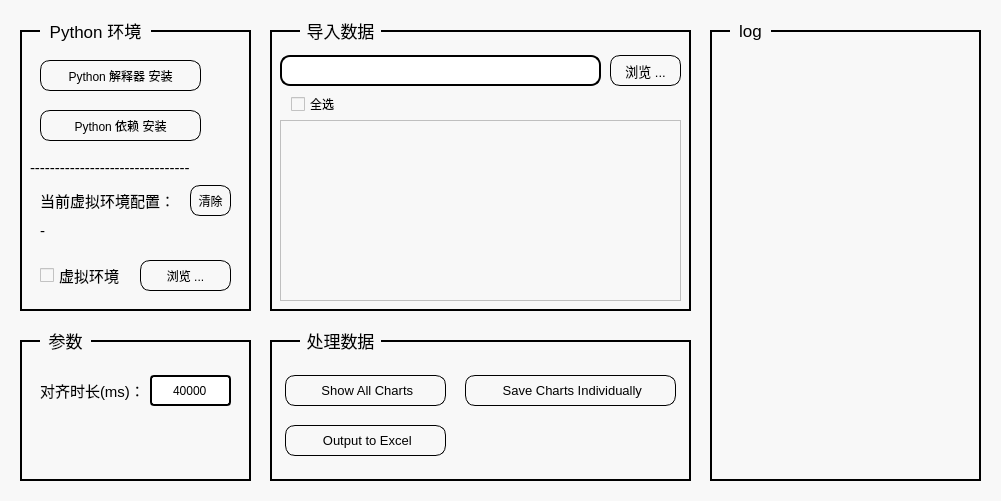
<?xml version="1.0" encoding="UTF-8"?>
<ui version="4.0">
 <class>MainWindow</class>
 <widget class="QMainWindow" name="MainWindow">
  <property name="geometry">
   <rect>
    <x>0</x>
    <y>0</y>
    <width>1001</width>
    <height>501</height>
   </rect>
  </property>
  <property name="minimumSize">
   <size>
    <width>1001</width>
    <height>501</height>
   </size>
  </property>
  <property name="maximumSize">
   <size>
    <width>1001</width>
    <height>501</height>
   </size>
  </property>
  <property name="windowTitle">
   <string>MseedProcess</string>
  </property>
  <property name="styleSheet">
   <string notr="true">background-color: rgb(248,248,248);</string>
  </property>
  <widget class="QWidget" name="centralwidget">
   <widget class="QPushButton" name="button_virtual_env_choose">
    <property name="geometry">
     <rect>
      <x>140</x>
      <y>260</y>
      <width>91</width>
      <height>31</height>
     </rect>
    </property>
    <property name="styleSheet">
     <string notr="true">QPushButton {
	border-radius: 10px;
	border: 1px solid;
	background-color: rgb(248,248,248);
	font-size: 12px;
}

QPushButton:hover {
	border-radius: 10px;
	border: 1px solid;
	background-color: rgb(238,238,238);
	font-size: 13px;
}

QPushButton:pressed {
	border-radius: 10px;
	border: 1px solid blue;
	background-color: rgb(238,238,238);
	font-size: 11px;
}</string>
    </property>
    <property name="text">
     <string>浏览 ...</string>
    </property>
   </widget>
   <widget class="QLineEdit" name="input_mseed_path">
    <property name="geometry">
     <rect>
      <x>280</x>
      <y>55</y>
      <width>321</width>
      <height>31</height>
     </rect>
    </property>
    <property name="font">
     <font>
      <family>Calibri</family>
      <pointsize>12</pointsize>
     </font>
    </property>
    <property name="styleSheet">
     <string notr="true">QLineEdit {
    border: 2px solid;
    border-radius: 10px;
    background: white;
    selection-background-color: green;
}
 
QLineEdit:hover {
    border: 2px solid blue;  
}</string>
    </property>
    <property name="readOnly">
     <bool>true</bool>
    </property>
   </widget>
   <widget class="QPushButton" name="button_set_mseed_path">
    <property name="geometry">
     <rect>
      <x>610</x>
      <y>55</y>
      <width>71</width>
      <height>31</height>
     </rect>
    </property>
    <property name="font">
     <font>
      <pointsize>-1</pointsize>
     </font>
    </property>
    <property name="styleSheet">
     <string notr="true">QPushButton {
	border-radius: 10px;
	border: 1px solid;
	background-color: rgb(248,248,248);
	font-size: 13px;
}

QPushButton:hover {
	border-radius: 10px;
	border: 1px solid;
	background-color: rgb(238,238,238);
	font-size: 14px;
}

QPushButton:pressed {
	border-radius: 10px;
	border: 1px solid blue;
	background-color: rgb(238,238,238);
	font-size: 12px;
}</string>
    </property>
    <property name="text">
     <string>浏览 ...</string>
    </property>
   </widget>
   <widget class="QLabel" name="label_text_argument">
    <property name="geometry">
     <rect>
      <x>40</x>
      <y>320</y>
      <width>51</width>
      <height>41</height>
     </rect>
    </property>
    <property name="font">
     <font>
      <pointsize>13</pointsize>
     </font>
    </property>
    <property name="styleSheet">
     <string notr="true">background-color: rgb(248, 248, 248);</string>
    </property>
    <property name="text">
     <string>参数</string>
    </property>
    <property name="alignment">
     <set>Qt::AlignCenter</set>
    </property>
   </widget>
   <widget class="QLabel" name="label_frame_argument">
    <property name="geometry">
     <rect>
      <x>20</x>
      <y>340</y>
      <width>231</width>
      <height>141</height>
     </rect>
    </property>
    <property name="font">
     <font>
      <pointsize>9</pointsize>
     </font>
    </property>
    <property name="styleSheet">
     <string notr="true">background-color: rgb(248,248,248);
border: 2px solid;</string>
    </property>
    <property name="text">
     <string/>
    </property>
   </widget>
   <widget class="QPushButton" name="button_show_pyplot">
    <property name="geometry">
     <rect>
      <x>285</x>
      <y>375</y>
      <width>161</width>
      <height>31</height>
     </rect>
    </property>
    <property name="font">
     <font>
      <pointsize>-1</pointsize>
     </font>
    </property>
    <property name="styleSheet">
     <string notr="true">QPushButton {
	border-radius: 10px;
	border: 1px solid;
	background-color: rgb(248,248,248);
	font-size: 13px;
}

QPushButton:hover {
	border-radius: 10px;
	border: 1px solid;
	background-color: rgb(238,238,238);
	font-size: 14px;
}

QPushButton:pressed {
	border-radius: 10px;
	border: 1px solid blue;
	background-color: rgb(238,238,238);
	font-size: 12px;
}</string>
    </property>
    <property name="text">
     <string> Show All Charts</string>
    </property>
    <property name="icon">
     <iconset>
      <normalon>:/button/resource/plotshow.svg</normalon>
     </iconset>
    </property>
    <property name="iconSize">
     <size>
      <width>24</width>
      <height>24</height>
     </size>
    </property>
   </widget>
   <widget class="QLabel" name="label_python_env">
    <property name="geometry">
     <rect>
      <x>40</x>
      <y>185</y>
      <width>131</width>
      <height>31</height>
     </rect>
    </property>
    <property name="font">
     <font>
      <pointsize>11</pointsize>
     </font>
    </property>
    <property name="text">
     <string>当前虚拟环境配置：</string>
    </property>
    <property name="textFormat">
     <enum>Qt::AutoText</enum>
    </property>
    <property name="margin">
     <number>0</number>
    </property>
   </widget>
   <widget class="QLabel" name="label_text_log">
    <property name="geometry">
     <rect>
      <x>730</x>
      <y>20</y>
      <width>41</width>
      <height>21</height>
     </rect>
    </property>
    <property name="font">
     <font>
      <pointsize>13</pointsize>
     </font>
    </property>
    <property name="styleSheet">
     <string notr="true">background-color: rgb(248, 248, 248);</string>
    </property>
    <property name="text">
     <string>log</string>
    </property>
    <property name="alignment">
     <set>Qt::AlignCenter</set>
    </property>
   </widget>
   <widget class="QCheckBox" name="checkBox_virtual_env">
    <property name="geometry">
     <rect>
      <x>40</x>
      <y>260</y>
      <width>91</width>
      <height>31</height>
     </rect>
    </property>
    <property name="font">
     <font>
      <pointsize>11</pointsize>
     </font>
    </property>
    <property name="text">
     <string>虚拟环境</string>
    </property>
   </widget>
   <widget class="QTextBrowser" name="textBrowser_log">
    <property name="geometry">
     <rect>
      <x>710</x>
      <y>30</y>
      <width>271</width>
      <height>451</height>
     </rect>
    </property>
    <property name="font">
     <font>
      <pointsize>11</pointsize>
     </font>
    </property>
    <property name="styleSheet">
     <string notr="true">background-color: rgb(248,248,248);
border: 2px solid;</string>
    </property>
   </widget>
   <widget class="QLabel" name="label_alignment_count">
    <property name="geometry">
     <rect>
      <x>40</x>
      <y>380</y>
      <width>101</width>
      <height>21</height>
     </rect>
    </property>
    <property name="font">
     <font>
      <pointsize>11</pointsize>
     </font>
    </property>
    <property name="text">
     <string>对齐时长(ms)：</string>
    </property>
   </widget>
   <widget class="QPushButton" name="button_interpreter_install">
    <property name="geometry">
     <rect>
      <x>40</x>
      <y>60</y>
      <width>161</width>
      <height>31</height>
     </rect>
    </property>
    <property name="styleSheet">
     <string notr="true">QPushButton {
	border-radius: 10px;
	border: 1px solid;
	background-color: rgb(248,248,248);
	font-size: 12px;
}

QPushButton:hover {
	border-radius: 10px;
	border: 1px solid;
	background-color: rgb(238,238,238);
	font-size: 13px;
}

QPushButton:pressed {
	border-radius: 10px;
	border: 1px solid blue;
	background-color: rgb(238,238,238);
	font-size: 11px;
}</string>
    </property>
    <property name="text">
     <string>Python 解释器 安装</string>
    </property>
   </widget>
   <widget class="QPushButton" name="button_dependency_install">
    <property name="geometry">
     <rect>
      <x>40</x>
      <y>110</y>
      <width>161</width>
      <height>31</height>
     </rect>
    </property>
    <property name="styleSheet">
     <string notr="true">QPushButton {
	border-radius: 10px;
	border: 1px solid;
	background-color: rgb(248,248,248);
	font-size: 12px;
}

QPushButton:hover {
	border-radius: 10px;
	border: 1px solid;
	background-color: rgb(238,238,238);
	font-size: 13px;
}

QPushButton:pressed {
	border-radius: 10px;
	border: 1px solid blue;
	background-color: rgb(238,238,238);
	font-size: 11px;
}</string>
    </property>
    <property name="text">
     <string>Python 依赖 安装</string>
    </property>
   </widget>
   <widget class="QLabel" name="label_python_env_value">
    <property name="geometry">
     <rect>
      <x>40</x>
      <y>215</y>
      <width>191</width>
      <height>31</height>
     </rect>
    </property>
    <property name="font">
     <font>
      <pointsize>11</pointsize>
     </font>
    </property>
    <property name="text">
     <string>-</string>
    </property>
    <property name="textFormat">
     <enum>Qt::AutoText</enum>
    </property>
    <property name="margin">
     <number>0</number>
    </property>
   </widget>
   <widget class="QLabel" name="label_frame_pyenv">
    <property name="geometry">
     <rect>
      <x>20</x>
      <y>30</y>
      <width>231</width>
      <height>281</height>
     </rect>
    </property>
    <property name="font">
     <font>
      <pointsize>9</pointsize>
     </font>
    </property>
    <property name="styleSheet">
     <string notr="true">background-color: rgb(248,248,248);
border: 2px solid;</string>
    </property>
    <property name="text">
     <string/>
    </property>
   </widget>
   <widget class="QLabel" name="label_text_pyenv">
    <property name="geometry">
     <rect>
      <x>40</x>
      <y>10</y>
      <width>111</width>
      <height>41</height>
     </rect>
    </property>
    <property name="font">
     <font>
      <pointsize>13</pointsize>
     </font>
    </property>
    <property name="styleSheet">
     <string notr="true">background-color: rgb(248, 248, 248);</string>
    </property>
    <property name="text">
     <string>Python 环境</string>
    </property>
    <property name="alignment">
     <set>Qt::AlignCenter</set>
    </property>
   </widget>
   <widget class="QLabel" name="label_line_1">
    <property name="geometry">
     <rect>
      <x>30</x>
      <y>160</y>
      <width>211</width>
      <height>16</height>
     </rect>
    </property>
    <property name="font">
     <font>
      <pointsize>11</pointsize>
     </font>
    </property>
    <property name="text">
     <string>--------------------------------</string>
    </property>
    <property name="textFormat">
     <enum>Qt::AutoText</enum>
    </property>
    <property name="margin">
     <number>0</number>
    </property>
   </widget>
   <widget class="QLabel" name="label_interpreter_check">
    <property name="geometry">
     <rect>
      <x>210</x>
      <y>65</y>
      <width>21</width>
      <height>21</height>
     </rect>
    </property>
    <property name="text">
     <string/>
    </property>
    <property name="pixmap">
     <pixmap resource="../resource.qrc">:/py_check/resource/error.png</pixmap>
    </property>
    <property name="scaledContents">
     <bool>true</bool>
    </property>
   </widget>
   <widget class="QLabel" name="label_dependency_check">
    <property name="geometry">
     <rect>
      <x>210</x>
      <y>115</y>
      <width>21</width>
      <height>21</height>
     </rect>
    </property>
    <property name="text">
     <string/>
    </property>
    <property name="pixmap">
     <pixmap resource="../resource.qrc">:/py_check/resource/error.png</pixmap>
    </property>
    <property name="scaledContents">
     <bool>true</bool>
    </property>
   </widget>
   <widget class="QPushButton" name="button_virtual_env_clear">
    <property name="geometry">
     <rect>
      <x>190</x>
      <y>185</y>
      <width>41</width>
      <height>31</height>
     </rect>
    </property>
    <property name="styleSheet">
     <string notr="true">QPushButton {
	border-radius: 10px;
	border: 1px solid;
	background-color: rgb(248,248,248);
	font-size: 12px;
}

QPushButton:hover {
	border-radius: 10px;
	border: 1px solid;
	background-color: rgb(238,238,238);
	font-size: 13px;
}

QPushButton:pressed {
	border-radius: 10px;
	border: 1px solid blue;
	background-color: rgb(238,238,238);
	font-size: 11px;
}</string>
    </property>
    <property name="text">
     <string>清除</string>
    </property>
   </widget>
   <widget class="QSpinBox" name="spinBox_alignment_count">
    <property name="geometry">
     <rect>
      <x>150</x>
      <y>375</y>
      <width>81</width>
      <height>31</height>
     </rect>
    </property>
    <property name="styleSheet">
     <string notr="true">QSpinBox {
    border: 2px solid;
    border-radius: 4px;
    background: white;
    selection-background-color: green;
}
 
QSpinBox:hover {
    border: 2px solid blue;  
}</string>
    </property>
    <property name="alignment">
     <set>Qt::AlignCenter</set>
    </property>
    <property name="buttonSymbols">
     <enum>QAbstractSpinBox::NoButtons</enum>
    </property>
    <property name="keyboardTracking">
     <bool>true</bool>
    </property>
    <property name="minimum">
     <number>35000</number>
    </property>
    <property name="maximum">
     <number>120000</number>
    </property>
    <property name="value">
     <number>40000</number>
    </property>
   </widget>
   <widget class="QLabel" name="label_frame_load_data">
    <property name="geometry">
     <rect>
      <x>270</x>
      <y>30</y>
      <width>421</width>
      <height>281</height>
     </rect>
    </property>
    <property name="styleSheet">
     <string notr="true">background-color: rgb(248,248,248);
border: 2px solid;</string>
    </property>
    <property name="text">
     <string/>
    </property>
   </widget>
   <widget class="QLabel" name="label_text_load_data">
    <property name="geometry">
     <rect>
      <x>300</x>
      <y>10</y>
      <width>81</width>
      <height>41</height>
     </rect>
    </property>
    <property name="font">
     <font>
      <pointsize>13</pointsize>
     </font>
    </property>
    <property name="styleSheet">
     <string notr="true">background-color: rgb(248, 248, 248);</string>
    </property>
    <property name="text">
     <string>导入数据</string>
    </property>
    <property name="alignment">
     <set>Qt::AlignCenter</set>
    </property>
   </widget>
   <widget class="QLabel" name="label_text_process_data">
    <property name="geometry">
     <rect>
      <x>300</x>
      <y>320</y>
      <width>81</width>
      <height>41</height>
     </rect>
    </property>
    <property name="font">
     <font>
      <pointsize>13</pointsize>
     </font>
    </property>
    <property name="styleSheet">
     <string notr="true">background-color: rgb(248, 248, 248);</string>
    </property>
    <property name="text">
     <string>处理数据</string>
    </property>
    <property name="alignment">
     <set>Qt::AlignCenter</set>
    </property>
   </widget>
   <widget class="QLabel" name="label_frame_process_data">
    <property name="geometry">
     <rect>
      <x>270</x>
      <y>340</y>
      <width>421</width>
      <height>141</height>
     </rect>
    </property>
    <property name="styleSheet">
     <string notr="true">background-color: rgb(248,248,248);
border: 2px solid;</string>
    </property>
    <property name="text">
     <string/>
    </property>
   </widget>
   <widget class="QPushButton" name="button_output_excel">
    <property name="geometry">
     <rect>
      <x>285</x>
      <y>425</y>
      <width>161</width>
      <height>31</height>
     </rect>
    </property>
    <property name="font">
     <font>
      <pointsize>-1</pointsize>
     </font>
    </property>
    <property name="styleSheet">
     <string notr="true">QPushButton {
	border-radius: 10px;
	border: 1px solid;
	background-color: rgb(248,248,248);
	font-size: 13px;
}

QPushButton:hover {
	border-radius: 10px;
	border: 1px solid;
	background-color: rgb(238,238,238);
	font-size: 14px;
}

QPushButton:pressed {
	border-radius: 10px;
	border: 1px solid blue;
	background-color: rgb(238,238,238);
	font-size: 12px;
}</string>
    </property>
    <property name="text">
     <string> Output to Excel</string>
    </property>
    <property name="icon">
     <iconset>
      <normalon>:/button/resource/excel.svg</normalon>
     </iconset>
    </property>
    <property name="iconSize">
     <size>
      <width>24</width>
      <height>24</height>
     </size>
    </property>
   </widget>
   <widget class="QPushButton" name="button_save_pyplot">
    <property name="geometry">
     <rect>
      <x>465</x>
      <y>375</y>
      <width>211</width>
      <height>31</height>
     </rect>
    </property>
    <property name="font">
     <font>
      <pointsize>-1</pointsize>
     </font>
    </property>
    <property name="styleSheet">
     <string notr="true">QPushButton {
	border-radius: 10px;
	border: 1px solid;
	background-color: rgb(248,248,248);
	font-size: 13px;
}

QPushButton:hover {
	border-radius: 10px;
	border: 1px solid;
	background-color: rgb(238,238,238);
	font-size: 14px;
}

QPushButton:pressed {
	border-radius: 10px;
	border: 1px solid blue;
	background-color: rgb(238,238,238);
	font-size: 12px;
}</string>
    </property>
    <property name="text">
     <string> Save Charts Individually</string>
    </property>
    <property name="icon">
     <iconset>
      <normalon>:/button/resource/plotsave.svg</normalon>
     </iconset>
    </property>
    <property name="iconSize">
     <size>
      <width>24</width>
      <height>24</height>
     </size>
    </property>
   </widget>
   <widget class="QScrollArea" name="scrollArea_select_files">
    <property name="geometry">
     <rect>
      <x>280</x>
      <y>120</y>
      <width>401</width>
      <height>181</height>
     </rect>
    </property>
    <property name="font">
     <font>
      <pointsize>11</pointsize>
     </font>
    </property>
    <property name="styleSheet">
     <string notr="true"/>
    </property>
    <property name="widgetResizable">
     <bool>true</bool>
    </property>
    <widget class="QWidget" name="scrollAreaWidgetContents">
     <property name="geometry">
      <rect>
       <x>0</x>
       <y>0</y>
       <width>399</width>
       <height>179</height>
      </rect>
     </property>
    </widget>
   </widget>
   <widget class="QCheckBox" name="checkBox_select_all_files">
    <property name="geometry">
     <rect>
      <x>291</x>
      <y>93</y>
      <width>81</width>
      <height>22</height>
     </rect>
    </property>
    <property name="text">
     <string>全选</string>
    </property>
   </widget>
   <zorder>label_frame_process_data</zorder>
   <zorder>label_frame_load_data</zorder>
   <zorder>label_frame_pyenv</zorder>
   <zorder>textBrowser_log</zorder>
   <zorder>label_frame_argument</zorder>
   <zorder>button_virtual_env_choose</zorder>
   <zorder>input_mseed_path</zorder>
   <zorder>button_set_mseed_path</zorder>
   <zorder>label_text_argument</zorder>
   <zorder>button_show_pyplot</zorder>
   <zorder>label_python_env</zorder>
   <zorder>label_text_log</zorder>
   <zorder>checkBox_virtual_env</zorder>
   <zorder>label_alignment_count</zorder>
   <zorder>button_interpreter_install</zorder>
   <zorder>button_dependency_install</zorder>
   <zorder>label_python_env_value</zorder>
   <zorder>label_text_pyenv</zorder>
   <zorder>label_line_1</zorder>
   <zorder>label_dependency_check</zorder>
   <zorder>label_interpreter_check</zorder>
   <zorder>button_virtual_env_clear</zorder>
   <zorder>spinBox_alignment_count</zorder>
   <zorder>label_text_load_data</zorder>
   <zorder>label_text_process_data</zorder>
   <zorder>button_output_excel</zorder>
   <zorder>button_save_pyplot</zorder>
   <zorder>scrollArea_select_files</zorder>
   <zorder>checkBox_select_all_files</zorder>
  </widget>
 </widget>
 <resources>
  <include location="../resource.qrc"/>
 </resources>
 <connections/>
</ui>
